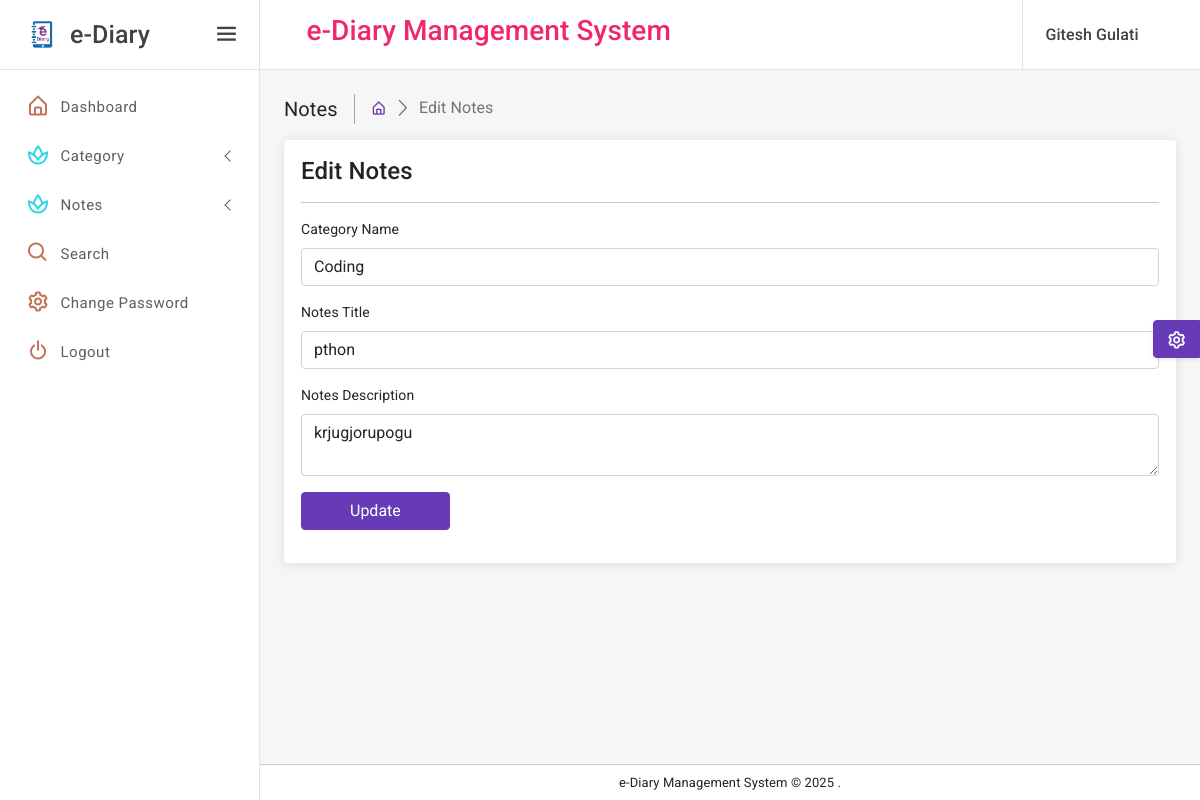
The page /editNotes/12 (signed in) on the database its author committed.
### eDiary/models.py (models this page shows, shortened)
class Notes(models.Model):
    signup = models.ForeignKey(Signup, on_delete=models.CASCADE, null=True)
    category = models.ForeignKey(Category, on_delete=models.CASCADE, null=True)
    noteTitle = models.CharField(max_length=150, null=True)
    noteDescription = models.CharField(max_length=250, null=True)
    CreationDate = models.DateTimeField(auto_now_add=True)

class Category(models.Model):
    signup = models.ForeignKey(Signup, on_delete=models.CASCADE, null=True)
    categoryName = models.CharField(max_length=150, null=True)
    CreationDate = models.DateTimeField(auto_now_add=True)

### eDiary/views.py (the view, shortened to what this page needs)
# urls.py: path('editNotes/<int:pid>', editNotes, name='editNotes'),
def editNotes(request,pid):
    if not request.user.is_authenticated:
        return redirect('user_login')
    notes = Notes.objects.get(id=pid)
    user = User.objects.get(id=request.user.id)
    signup = Signup.objects.get(user=user)
    category = Category.objects.filter(signup=signup)
    return render(request, 'editNotes.html', locals())

### eDiary/templates/editNotes.html (shortened to what this page needs)
{% extends 'userbase.html' %}
{% load static %}
{% block main %}
<div class="page-wrapper">
    <div class="page-content-wrapper">
        <div class="page-content">
            <div class="page-breadcrumb d-none d-sm-flex align-items-center mb-3">
                <div class="breadcrumb-title pe-3">Notes</div>
                <div class="ps-3">
                    <nav aria-label="breadcrumb">
                        <ol class="breadcrumb mb-0 p-0">
                            <li class="breadcrumb-item"><a href="{% url 'user_home' %}"><i
                                    class="bx bx-home-alt"></i></a>
                            </li>
                            <li class="breadcrumb-item active" aria-current="page">Edit Notes</li>
                        </ol>
                    </nav>
                </div>
            </div>
            <div class="row">
                <div class="radius-15 col-xl-12 mx-auto">
                    <div class="card">
                        <div class="card-body">
                            <div class="card-title">
                                <h4 class="mb-0">Edit Notes</h4>
                            </div>
                            <hr>
                            <form method="post">
                                <div class="mb-3">
                                    <label class="form-label">Category Name</label>
                                    <select name="category" class="form-control" required>
                                        <option value="{{notes.category.id}}">{{notes.category.categoryName}}</option>
                                    </select>
                                </div>
                                <div class="mb-3">
                                    <label class="form-label">Notes Title</label>
                                    <input type="text" name="noteTitle" class="form-control" value="{{notes.noteTitle}}">
                                </div>
                                <div class="mb-3">
                                    <label class="form-label">Notes Description</label>
                                    <textarea name="noteDescription"
                                              class="form-control">{{notes.noteDescription}}</textarea>
                                </div>
                                <div class="mb-3">
                                    <button type="submit" class="btn btn-primary px-5">Update</button>
                                </div>
                            </form>
                        </div>
                    </div>
                </div>
            </div>
        </div>
    </div>
</div>
{% endblock %}

### eDiary/templates/userbase.html (shortened to what this page needs)
{% load static %}
<!DOCTYPE html>
<html lang="en">
<head>
    <link href="{% static 'assets/plugins/vectormap/jquery-jvectormap-2.0.2.css' %}" rel="stylesheet"/>
    <link href="{% static 'assets/plugins/simplebar/css/simplebar.css' %}" rel="stylesheet"/>
    <link href="{% static 'assets/plugins/perfect-scrollbar/css/perfect-scrollbar.css' %}" rel="stylesheet"/>
    <link href="{% static 'assets/plugins/metismenu/css/metisMenu.min.css' %}" rel="stylesheet"/>
    <link href="{% static 'assets/css/pace.min.css' %}" rel="stylesheet"/>
    <link rel="stylesheet" href="{% static 'assets/css/bootstrap.min.css' %}"/>
    <link rel="stylesheet" href="{% static 'assets/css/icons.css' %}"/>
    <link rel="stylesheet" href="{% static 'assets/css/app.css' %}"/>
    <link rel="stylesheet" href="{% static 'assets/css/dark-sidebar.css' %}"/>
    <link rel="stylesheet" href="{% static 'assets/css/dark-theme.css' %}"/>
</head>
<body>
<div class="wrapper">
    <div class="sidebar-wrapper" data-simplebar="true">
        <div class="sidebar-header">
            <div class="">
                <img src="{% static 'assets/images/logo-icon.png' %}" class="logo-icon-2" alt=""/>
            </div>
            <div>
                <h4 class="logo-text">e-Diary</h4>
            </div>
            <a href="javascript:;" class="toggle-btn ms-auto"> <i class="bx bx-menu"></i>
            </a>
        </div>
        <ul class="metismenu" id="menu">
            <li>
                <a href="{% url 'user_home' %}">
                    <div class="parent-icon icon-color-8"><i class="bx bx-home-alt"></i>
                    </div>
                    <div class="menu-title">Dashboard</div>
                </a>
            </li>
            <li>
                <a class="has-arrow" href="javascript:;">
                    <div class="parent-icon icon-color-10"><i class="bx bx-spa"></i>
                    </div>
                    <div class="menu-title">Category</div>
                </a>
            </li>
            <li>
                <a class="has-arrow" href="javascript:;">
                    <div class="parent-icon icon-color-10"><i class="bx bx-spa"></i>
                    </div>
                    <div class="menu-title">Notes</div>
                </a>
            </li>
            <li>
                <a href="{% url 'searchNotes' %}">
                    <div class="parent-icon icon-color-8"><i class="bx bx-search"></i>
                    </div>
                    <div class="menu-title">Search</div>
                </a>
            </li>
            <li>
                <a href="{% url 'changePassword' %}">
                    <div class="parent-icon icon-color-8"><i class="bx bx-cog"></i>
                    </div>
                    <div class="menu-title">Change Password</div>
                </a>
            </li>
            <li>
                <a href="/logout">
                    <div class="parent-icon icon-color-8"><i class="bx bx-power-off"></i>
                    </div>
                    <div class="menu-title">Logout</div>
                </a>
            </li>
        </ul>
    </div>
    <header class="top-header">
        <nav class="navbar navbar-expand">
            <div class="flex-grow-1 search-bar">
                <div class="input-group">
                    <center><h3 class="text-danger">e-Diary Management System</h3></center>
                </div>
            </div>
            <div class="right-topbar ms-auto">
                <ul class="navbar-nav">
                    <li class="nav-item dropdown dropdown-user-profile">
                        <a class="nav-link dropdown-toggle dropdown-toggle-nocaret" href="javascript:;"
                           data-bs-toggle="dropdown">
                            <div class="d-flex user-box align-items-center">
                                <div class="user-info">
                                    <p class="user-name mb-0">{{request.user.first_name}} {{request.user.last_name}}</p>
                                </div>
                            </div>
                        </a>
                    </li>
                </ul>
            </div>
        </nav>
    </header>
    {% block main %}
    {% endblock %}
    <div class="footer">
        <p class="mb-0">e-Diary Management System &copy;
            .
        </p>
    </div>
</div>
<div class="switcher-body">
    <button class="btn btn-primary btn-switcher shadow-sm" type="button" data-bs-toggle="offcanvas"
            data-bs-target="#offcanvasScrolling" aria-controls="offcanvasScrolling"><i class="bx bx-cog bx-spin"></i>
    </button>
</div>
</body>
</html>

### rows shown on the page
Notes: category "Coding", noteTitle "pthon", noteDescription "krjugjorupogu"

### other values the page prints
{{ request.user.first_name }} "Gitesh"
{{ request.user.last_name }} "Gulati"
